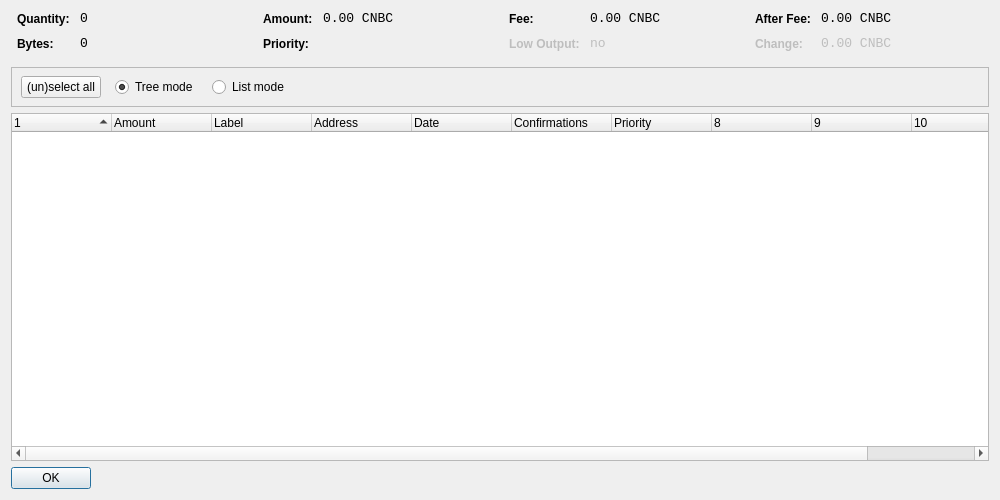
<?xml version="1.0" encoding="UTF-8"?>
<ui version="4.0">
 <class>CoinControlDialog</class>
 <widget class="QDialog" name="CoinControlDialog">
  <property name="geometry">
   <rect>
    <x>0</x>
    <y>0</y>
    <width>1000</width>
    <height>500</height>
   </rect>
  </property>
  <property name="windowTitle">
   <string>Coin Control</string>
  </property>
  <layout class="QVBoxLayout" name="verticalLayout">
   <item>
    <layout class="QHBoxLayout" name="horizontalLayoutTop" stretch="0,0,0,0">
     <property name="topMargin">
      <number>0</number>
     </property>
     <property name="bottomMargin">
      <number>10</number>
     </property>
     <item>
      <layout class="QFormLayout" name="formLayoutCoinControl1">
       <property name="horizontalSpacing">
        <number>10</number>
       </property>
       <property name="verticalSpacing">
        <number>10</number>
       </property>
       <property name="leftMargin">
        <number>6</number>
       </property>
       <property name="rightMargin">
        <number>6</number>
       </property>
       <item row="0" column="0">
        <widget class="QLabel" name="labelCoinControlQuantityText">
         <property name="styleSheet">
          <string notr="true">font-weight:bold;</string>
         </property>
         <property name="text">
          <string>Quantity:</string>
         </property>
        </widget>
       </item>
       <item row="0" column="1">
        <widget class="QLabel" name="labelCoinControlQuantity">
         <property name="font">
          <font>
           <family>Monospace</family>
           <pointsize>10</pointsize>
          </font>
         </property>
         <property name="cursor">
          <cursorShape>IBeamCursor</cursorShape>
         </property>
         <property name="contextMenuPolicy">
          <enum>Qt::ActionsContextMenu</enum>
         </property>
         <property name="text">
          <string notr="true">0</string>
         </property>
         <property name="textInteractionFlags">
          <set>Qt::LinksAccessibleByMouse|Qt::TextSelectableByKeyboard|Qt::TextSelectableByMouse</set>
         </property>
        </widget>
       </item>
       <item row="1" column="0">
        <widget class="QLabel" name="labelCoinControlBytesText">
         <property name="styleSheet">
          <string notr="true">font-weight:bold;</string>
         </property>
         <property name="text">
          <string>Bytes:</string>
         </property>
        </widget>
       </item>
       <item row="1" column="1">
        <widget class="QLabel" name="labelCoinControlBytes">
         <property name="font">
          <font>
           <family>Monospace</family>
           <pointsize>10</pointsize>
          </font>
         </property>
         <property name="cursor">
          <cursorShape>IBeamCursor</cursorShape>
         </property>
         <property name="contextMenuPolicy">
          <enum>Qt::ActionsContextMenu</enum>
         </property>
         <property name="text">
          <string notr="true">0</string>
         </property>
         <property name="textInteractionFlags">
          <set>Qt::LinksAccessibleByMouse|Qt::TextSelectableByKeyboard|Qt::TextSelectableByMouse</set>
         </property>
        </widget>
       </item>
      </layout>
     </item>
     <item>
      <layout class="QFormLayout" name="formLayoutCoinControl2">
       <property name="horizontalSpacing">
        <number>10</number>
       </property>
       <property name="verticalSpacing">
        <number>10</number>
       </property>
       <property name="leftMargin">
        <number>6</number>
       </property>
       <property name="rightMargin">
        <number>6</number>
       </property>
       <item row="0" column="0">
        <widget class="QLabel" name="labelCoinControlAmountText">
         <property name="styleSheet">
          <string notr="true">font-weight:bold;</string>
         </property>
         <property name="text">
          <string>Amount:</string>
         </property>
        </widget>
       </item>
       <item row="0" column="1">
        <widget class="QLabel" name="labelCoinControlAmount">
         <property name="font">
          <font>
           <family>Monospace</family>
           <pointsize>10</pointsize>
          </font>
         </property>
         <property name="cursor">
          <cursorShape>IBeamCursor</cursorShape>
         </property>
         <property name="contextMenuPolicy">
          <enum>Qt::ActionsContextMenu</enum>
         </property>
         <property name="text">
          <string notr="true">0.00 CNBC</string>
         </property>
         <property name="textInteractionFlags">
          <set>Qt::LinksAccessibleByMouse|Qt::TextSelectableByKeyboard|Qt::TextSelectableByMouse</set>
         </property>
        </widget>
       </item>
       <item row="1" column="0">
        <widget class="QLabel" name="labelCoinControlPriorityText">
         <property name="styleSheet">
          <string notr="true">font-weight:bold;</string>
         </property>
         <property name="text">
          <string>Priority:</string>
         </property>
        </widget>
       </item>
       <item row="1" column="1">
        <widget class="QLabel" name="labelCoinControlPriority">
         <property name="font">
          <font>
           <family>Monospace</family>
           <pointsize>10</pointsize>
          </font>
         </property>
         <property name="cursor">
          <cursorShape>IBeamCursor</cursorShape>
         </property>
         <property name="contextMenuPolicy">
          <enum>Qt::ActionsContextMenu</enum>
         </property>
         <property name="text">
          <string/>
         </property>
         <property name="textInteractionFlags">
          <set>Qt::LinksAccessibleByMouse|Qt::TextSelectableByKeyboard|Qt::TextSelectableByMouse</set>
         </property>
        </widget>
       </item>
      </layout>
     </item>
     <item>
      <layout class="QFormLayout" name="formLayoutCoinControl3">
       <property name="horizontalSpacing">
        <number>10</number>
       </property>
       <property name="verticalSpacing">
        <number>10</number>
       </property>
       <property name="leftMargin">
        <number>6</number>
       </property>
       <property name="rightMargin">
        <number>6</number>
       </property>
       <item row="0" column="0">
        <widget class="QLabel" name="labelCoinControlFeeText">
         <property name="styleSheet">
          <string notr="true">font-weight:bold;</string>
         </property>
         <property name="text">
          <string>Fee:</string>
         </property>
        </widget>
       </item>
       <item row="0" column="1">
        <widget class="QLabel" name="labelCoinControlFee">
         <property name="font">
          <font>
           <family>Monospace</family>
           <pointsize>10</pointsize>
          </font>
         </property>
         <property name="cursor">
          <cursorShape>IBeamCursor</cursorShape>
         </property>
         <property name="contextMenuPolicy">
          <enum>Qt::ActionsContextMenu</enum>
         </property>
         <property name="text">
          <string notr="true">0.00 CNBC</string>
         </property>
         <property name="textInteractionFlags">
          <set>Qt::LinksAccessibleByMouse|Qt::TextSelectableByKeyboard|Qt::TextSelectableByMouse</set>
         </property>
        </widget>
       </item>
       <item row="1" column="0">
        <widget class="QLabel" name="labelCoinControlLowOutputText">
         <property name="enabled">
          <bool>false</bool>
         </property>
         <property name="styleSheet">
          <string notr="true">font-weight:bold;</string>
         </property>
         <property name="text">
          <string>Low Output:</string>
         </property>
        </widget>
       </item>
       <item row="1" column="1">
        <widget class="QLabel" name="labelCoinControlLowOutput">
         <property name="enabled">
          <bool>false</bool>
         </property>
         <property name="font">
          <font>
           <family>Monospace</family>
           <pointsize>10</pointsize>
          </font>
         </property>
         <property name="cursor">
          <cursorShape>IBeamCursor</cursorShape>
         </property>
         <property name="contextMenuPolicy">
          <enum>Qt::ActionsContextMenu</enum>
         </property>
         <property name="text">
          <string notr="true">no</string>
         </property>
         <property name="textInteractionFlags">
          <set>Qt::LinksAccessibleByMouse|Qt::TextSelectableByKeyboard|Qt::TextSelectableByMouse</set>
         </property>
        </widget>
       </item>
      </layout>
     </item>
     <item>
      <layout class="QFormLayout" name="formLayoutCoinControl4">
       <property name="horizontalSpacing">
        <number>10</number>
       </property>
       <property name="verticalSpacing">
        <number>10</number>
       </property>
       <property name="leftMargin">
        <number>6</number>
       </property>
       <property name="rightMargin">
        <number>6</number>
       </property>
       <item row="0" column="0">
        <widget class="QLabel" name="labelCoinControlAfterFeeText">
         <property name="styleSheet">
          <string notr="true">font-weight:bold;</string>
         </property>
         <property name="text">
          <string>After Fee:</string>
         </property>
        </widget>
       </item>
       <item row="0" column="1">
        <widget class="QLabel" name="labelCoinControlAfterFee">
         <property name="font">
          <font>
           <family>Monospace</family>
           <pointsize>10</pointsize>
          </font>
         </property>
         <property name="cursor">
          <cursorShape>IBeamCursor</cursorShape>
         </property>
         <property name="contextMenuPolicy">
          <enum>Qt::ActionsContextMenu</enum>
         </property>
         <property name="text">
          <string notr="true">0.00 CNBC</string>
         </property>
         <property name="textInteractionFlags">
          <set>Qt::LinksAccessibleByMouse|Qt::TextSelectableByKeyboard|Qt::TextSelectableByMouse</set>
         </property>
        </widget>
       </item>
       <item row="1" column="0">
        <widget class="QLabel" name="labelCoinControlChangeText">
         <property name="enabled">
          <bool>false</bool>
         </property>
         <property name="styleSheet">
          <string notr="true">font-weight:bold;</string>
         </property>
         <property name="text">
          <string>Change:</string>
         </property>
        </widget>
       </item>
       <item row="1" column="1">
        <widget class="QLabel" name="labelCoinControlChange">
         <property name="enabled">
          <bool>false</bool>
         </property>
         <property name="font">
          <font>
           <family>Monospace</family>
           <pointsize>10</pointsize>
          </font>
         </property>
         <property name="cursor">
          <cursorShape>IBeamCursor</cursorShape>
         </property>
         <property name="contextMenuPolicy">
          <enum>Qt::ActionsContextMenu</enum>
         </property>
         <property name="text">
          <string notr="true">0.00 CNBC</string>
         </property>
         <property name="textInteractionFlags">
          <set>Qt::LinksAccessibleByMouse|Qt::TextSelectableByKeyboard|Qt::TextSelectableByMouse</set>
         </property>
        </widget>
       </item>
      </layout>
     </item>
    </layout>
   </item>
   <item>
    <widget class="QFrame" name="frame">
     <property name="minimumSize">
      <size>
       <width>0</width>
       <height>40</height>
      </size>
     </property>
     <property name="frameShape">
      <enum>QFrame::StyledPanel</enum>
     </property>
     <property name="frameShadow">
      <enum>QFrame::Sunken</enum>
     </property>
     <widget class="QWidget" name="horizontalLayoutWidget">
      <property name="geometry">
       <rect>
        <x>10</x>
        <y>0</y>
        <width>781</width>
        <height>41</height>
       </rect>
      </property>
      <layout class="QHBoxLayout" name="horizontalLayoutPanel" stretch="0,0,0,0,0">
       <property name="spacing">
        <number>14</number>
       </property>
       <item>
        <widget class="QPushButton" name="pushButtonSelectAll">
         <property name="sizePolicy">
          <sizepolicy hsizetype="Maximum" vsizetype="Fixed">
           <horstretch>0</horstretch>
           <verstretch>0</verstretch>
          </sizepolicy>
         </property>
         <property name="text">
          <string>(un)select all</string>
         </property>
        </widget>
       </item>
       <item>
        <widget class="QRadioButton" name="radioTreeMode">
         <property name="sizePolicy">
          <sizepolicy hsizetype="Maximum" vsizetype="Fixed">
           <horstretch>0</horstretch>
           <verstretch>0</verstretch>
          </sizepolicy>
         </property>
         <property name="text">
          <string>Tree mode</string>
         </property>
         <property name="checked">
          <bool>true</bool>
         </property>
        </widget>
       </item>
       <item>
        <widget class="QRadioButton" name="radioListMode">
         <property name="sizePolicy">
          <sizepolicy hsizetype="Maximum" vsizetype="Fixed">
           <horstretch>0</horstretch>
           <verstretch>0</verstretch>
          </sizepolicy>
         </property>
         <property name="text">
          <string>List mode</string>
         </property>
        </widget>
       </item>
       <item>
        <spacer name="horizontalSpacer">
         <property name="orientation">
          <enum>Qt::Horizontal</enum>
         </property>
         <property name="sizeHint" stdset="0">
          <size>
           <width>40</width>
           <height>20</height>
          </size>
         </property>
        </spacer>
       </item>
      </layout>
     </widget>
    </widget>
   </item>
   <item>
    <widget class="CoinControlTreeWidget" name="treeWidget">
     <property name="contextMenuPolicy">
      <enum>Qt::CustomContextMenu</enum>
     </property>
     <property name="sortingEnabled">
      <bool>false</bool>
     </property>
     <property name="columnCount">
      <number>11</number>
     </property>
     <attribute name="headerShowSortIndicator" stdset="0">
      <bool>true</bool>
     </attribute>
     <attribute name="headerStretchLastSection">
      <bool>false</bool>
     </attribute>
     <column>
      <property name="text">
       <string/>
      </property>
     </column>
     <column>
      <property name="text">
       <string>Amount</string>
      </property>
     </column>
     <column>
      <property name="text">
       <string>Label</string>
      </property>
     </column>
     <column>
      <property name="text">
       <string>Address</string>
      </property>
     </column>
     <column>
      <property name="text">
       <string>Date</string>
      </property>
     </column>
     <column>
      <property name="text">
       <string>Confirmations</string>
      </property>
      <property name="toolTip">
       <string>Confirmed</string>
      </property>
     </column>
     <column>
      <property name="text">
       <string>Priority</string>
      </property>
     </column>
     <column>
      <property name="text">
       <string/>
      </property>
     </column>
     <column>
      <property name="text">
       <string/>
      </property>
     </column>
     <column>
      <property name="text">
       <string/>
      </property>
     </column>
     <column>
      <property name="text">
       <string/>
      </property>
     </column>
    </widget>
   </item>
   <item>
    <widget class="QDialogButtonBox" name="buttonBox">
     <property name="sizePolicy">
      <sizepolicy hsizetype="Maximum" vsizetype="Fixed">
       <horstretch>0</horstretch>
       <verstretch>0</verstretch>
      </sizepolicy>
     </property>
     <property name="orientation">
      <enum>Qt::Horizontal</enum>
     </property>
     <property name="standardButtons">
      <set>QDialogButtonBox::Ok</set>
     </property>
    </widget>
   </item>
  </layout>
 </widget>
 <customwidgets>
  <customwidget>
   <class>CoinControlTreeWidget</class>
   <extends>QTreeWidget</extends>
   <header>coincontroltreewidget.h</header>
  </customwidget>
 </customwidgets>
 <resources/>
 <connections/>
</ui>
